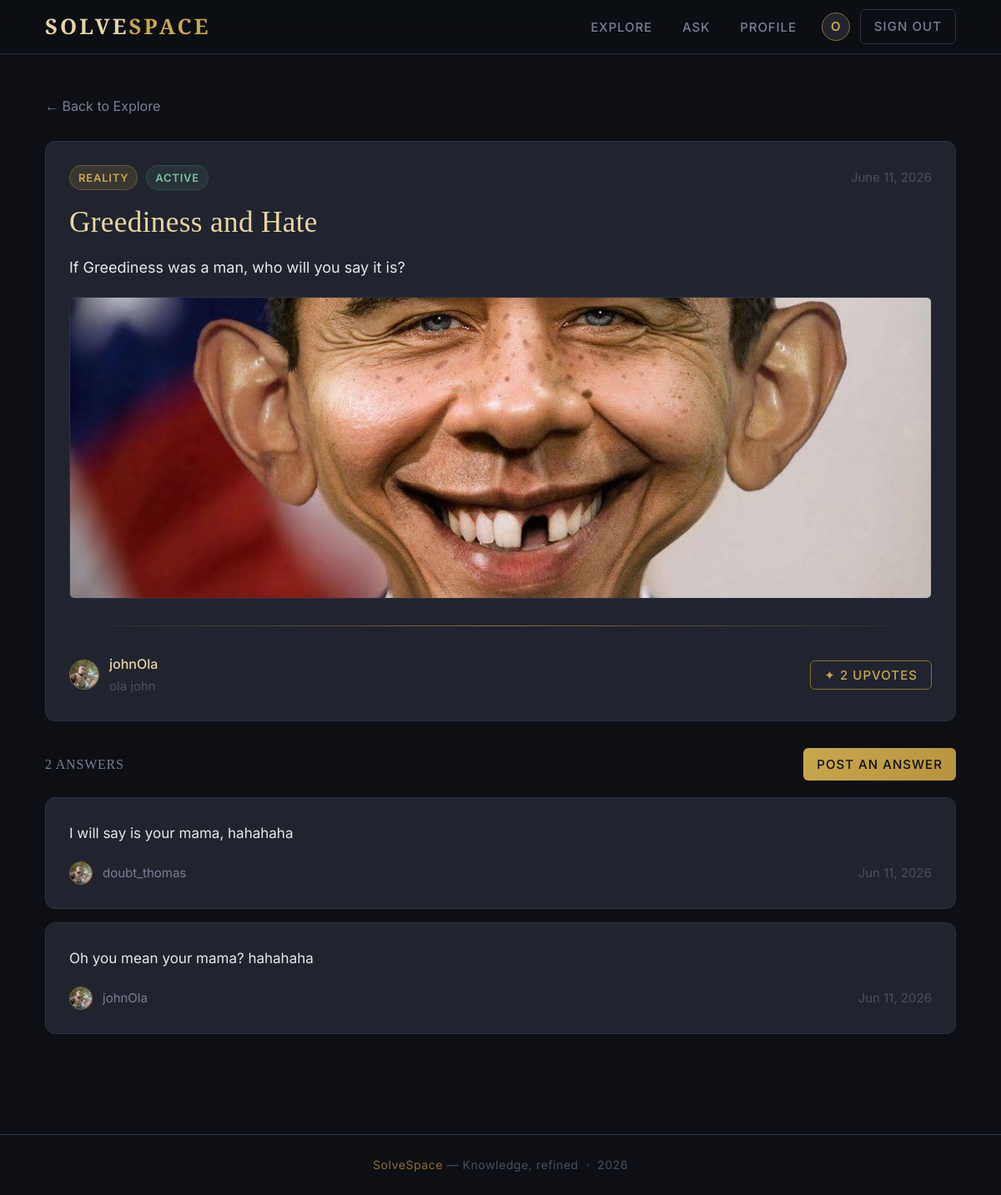
Screenshot of /questions/questions/details/greediness-and-hate/ (signed in) with the database file from the repository.
### questions/models.py (models this page shows, shortened)
class Question(models.Model):
    author = models.ForeignKey(User, on_delete=models.CASCADE, related_name='questions')
    slug = models.SlugField(max_length=250)
    topic = models.CharField(max_length=300)
    the_question = models.TextField()
    image = models.ImageField(upload_to='questions/', null=True, blank=True)
    question_type = models.CharField(max_length=50, choices=TYPES_CHOICE, default='reality')
    status = models.CharField(max_length=50, choices=STATUS_CHECK, default='active')
    created_at = models.DateTimeField(auto_now_add=True)
    updated_at = models.DateTimeField(auto_now=True)
    upvotes = models.ManyToManyField(User, blank=True, related_name='upvoted_questions')

class Answer(models.Model):
    user = models.ForeignKey(User, on_delete=models.CASCADE, related_name='answers')
    question = models.ForeignKey(Question, on_delete=models.CASCADE, related_name='answers')
    answer = models.TextField()
    created_at = models.DateTimeField(auto_now_add=True)
    upvotes = models.ManyToManyField(User, blank=True, related_name='upvoted_answers')

### users/models.py (models this page shows, shortened)
class User(models.Model):
    full_name = models.CharField(max_length=100)
    username = models.CharField(max_length=50, unique=True)
    profile_pic = models.ImageField(upload_to='profile/')
    email = models.EmailField(max_length=100, unique=True)
    address = models.CharField(max_length=300, blank=True)
    bio = models.TextField(blank=True)
    password = models.CharField(max_length=50)
    created_at = models.DateTimeField(auto_now_add=True)
    last_login = models.DateTimeField(null=True, blank=True)

### users/decorators.py (the view)
    def wrapper(request, *args, **kwargs):
        if not request.session.get('user_id'):
            messages.error(
                request, 'Please kindly login'
            )
            return redirect('login')
        return view_func(request, *args, **kwargs)

### questions/views.py (called while the page is built)
@login_required
def question_details(request, slug):
    question = get_object_or_404(
        Question,
        slug=slug
    )
    answers = question.answers.all()
    context = {
        'question': question,
        'answers': answers,
    }
    return render(
        request,
        'question_details.html',
        context
    )

### templates/question_details.html (shortened to what this page needs)
{% extends 'base.html' %}
{% block content %}
<a href="{% url 'dashboard' %}" class="text-sm text-muted" style="display:inline-flex; align-items:center; gap:6px; margin-bottom:28px;">
  ← Back to Explore
</a>
<div class="card" style="margin-bottom:32px;">
  <div class="flex-between" style="margin-bottom:18px;">
    <div class="flex-gap flex-wrap">
      <span class="badge badge-gold">{{ question.question_type }}</span>
      <span class="badge {% if question.status == 'active' %}badge-active{% else %}badge-closed{% endif %}">
        {{ question.status }}
      </span>
    </div>
    <span class="text-xs text-faint">{{ question.created_at|date:"F j, Y" }}</span>
  </div>
  <h2 style="margin-bottom:16px;">{{ question.topic }}</h2>
  <p style="color:var(--text); line-height:1.75; font-size:18px; margin-bottom:20px;">
    {{ question.the_question }}
  </p>
  {% if question.image %}
  <div style="margin-bottom:20px; border-radius:var(--radius); overflow:hidden; border:1px solid var(--border);">
    <img src="{{ question.image.url }}" alt="Question image" style="width:100%; max-height:360px; object-fit:cover; display:block;">
  </div>
  {% endif %}
  <hr class="gold-divider">
  <div class="flex-between">
    <div class="flex-gap">
      {% if question.author.profile_pic %}
        <img src="{{ question.author.profile_pic.url }}" alt="avatar"
             style="width:36px; height:36px; border-radius:50%; border:1.5px solid var(--gold-dim); object-fit:cover;">
      {% else %}
        <div style="width:36px; height:36px; border-radius:50%; background:var(--surface);
                    border:1.5px solid var(--gold-dim); display:flex; align-items:center; justify-content:center;
                    font-size:14px; font-weight:600; color:var(--gold);">
          {{ question.author.username|slice:":1"|upper }}
        </div>
      {% endif %}
      <div>
        <div class="text-sm" style="color:var(--gold-light); font-weight:500;">{{ question.author.username }}</div>
        <div class="text-xs text-faint">{{ question.author.full_name }}</div>
      </div>
    </div>
    <div class="flex-gap flex-wrap" style="justify-content:flex-end;">
      <form method="POST" action="{% url 'question_upvotes' question.slug %}">
        <button type="submit" class="btn btn-outline btn-sm">
          ✦ {{ question.upvotes.count }} upvote{{ question.upvotes.count|pluralize }}
        </button>
      </form>
    </div>
  </div>
</div>
<div class="flex-between" style="margin-bottom:20px;">
  <h3 style="color:var(--text-muted); font-size:1rem; font-weight:500; letter-spacing:0.05em; text-transform:uppercase;">
    {{ answers.count }} Answer{{ answers.count|pluralize }}
  </h3>
  {% if question.status == 'active' %}
    <a href="{% url 'post_answer' question.slug %}" class="btn btn-primary btn-sm">Post an answer</a>
  {% else %}
    <span class="text-xs text-faint">Closed — no new answers</span>
  {% endif %}
</div>
{% if answers %}
  <div style="display:flex; flex-direction:column; gap:16px; margin-bottom:40px;">
    {% for answer in answers %}
    <div class="card">
      <p style="color:var(--text); line-height:1.75; margin-bottom:18px;">
        {{ answer.answer }}
      </p>
      <div class="flex-between">
        <div class="flex-gap">
          {% if answer.user.profile_pic %}
            <img src="{{ answer.user.profile_pic.url }}" alt="avatar"
                 style="width:28px; height:28px; border-radius:50%; border:1px solid var(--gold-dim); object-fit:cover;">
          {% else %}
            <div style="width:28px; height:28px; border-radius:50%; background:var(--surface);
                        border:1px solid var(--gold-dim); display:flex; align-items:center; justify-content:center;
                        font-size:11px; font-weight:600; color:var(--gold);">
              {{ answer.user.username|slice:":1"|upper }}
            </div>
          {% endif %}
          <span class="text-xs text-muted">{{ answer.user.username }}</span>
        </div>
        <span class="text-xs text-faint">{{ answer.created_at|date:"M j, Y" }}</span>
      </div>
    </div>
    {% endfor %}
  </div>
{% endif %}
{% endblock %}

### templates/base.html (style rules this page uses)
:root { --void: #0d0f14; --surface: #1a1d26; --card: #21242f; --card-hover: #272b38; --border: #2e3244; --gold: #c9a84c; --gold-light: #e8d5a3; --gold-dim: #8a6f30; --gold-glow: rgba(201, 168, 76, 0.15); --text: #e8e8ec; --text-muted: #7a7f96; --text-faint: #4a4f64; --danger: #c0574a; --success: #4a8c6a; --radius: 6px; --radius-lg: 12px; }
*, *::before, *::after { box-sizing: border-box; margin: 0; padding: 0; }
html { scroll-behavior: smooth; }
body { background: var(--void); color: var(--text); font-family: "Inter", sans-serif; font-size: 17px; line-height: 1.7; min-height: 100vh; display: flex; flex-direction: column; }
h1, h2, h3, h4 { font-family: "Cormorant Garamond", serif; font-weight: 500; line-height: 1.2; color: var(--gold-light); letter-spacing: 0.01em; }
h2 { font-size: clamp(1.5rem, 3vw, 2.2rem); }
h3 { font-size: 1.4rem; }
p { color: var(--text); }
a { color: var(--gold); text-decoration: none; transition: color 0.2s; }
.gold-divider { height: 1px; background: linear-gradient( 90deg, transparent, var(--gold-dim), transparent ); border: none; margin: 32px 0; }
.card { background: var(--card); border: 1px solid var(--border); border-radius: var(--radius-lg); padding: 28px; transition: border-color 0.25s, box-shadow 0.25s, transform 0.2s; position: relative; }
.card::before { content: ""; position: absolute; left: 0; top: 12px; bottom: 12px; width: 2px; background: linear-gradient( 180deg, transparent, var(--gold), transparent ); border-radius: 0 2px 2px 0; opacity: 0; transition: opacity 0.3s; }
.btn { display: inline-flex; align-items: center; gap: 8px; padding: 10px 24px; font-family: "Inter", sans-serif; font-size: 15px; font-weight: 500; letter-spacing: 0.07em; text-transform: uppercase; border-radius: var(--radius); border: none; cursor: pointer; transition: all 0.2s; text-decoration: none; }
.btn-primary { background: linear-gradient(135deg, var(--gold), #b8923e); color: var(--void); }
.btn-outline { background: transparent; color: var(--gold); border: 1px solid var(--gold-dim); }
.btn-sm { padding: 7px 16px; font-size: 15px; }
.badge { display: inline-block; padding: 3px 10px; font-size: 13px; font-weight: 600; letter-spacing: 0.06em; text-transform: uppercase; border-radius: 20px; }
.badge-gold { background: rgba(201, 168, 76, 0.15); color: var(--gold); border: 1px solid rgba(201, 168, 76, 0.3); }
.badge-active { background: rgba(74, 140, 106, 0.15); color: #7ac4a0; border: 1px solid rgba(74, 140, 106, 0.3); }
.flex-between { display: flex; align-items: center; justify-content: space-between; }
.flex-gap { display: flex; align-items: center; gap: 12px; }
.flex-wrap { display: flex; flex-wrap: wrap; gap: 10px; }
.text-muted { color: var(--text-muted); }
.text-faint { color: var(--text-faint); }
.text-sm { font-size: 16px; }
.text-xs { font-size: 15px; }

### rows the page displays
Question: question_type "REALITY", status "ACTIVE", created_at "June 11, 2026", topic "Greediness and Hate", the_question "If Greediness was a man, who will you say it is?", image (picture), author.profile_pic (picture), author.username "johnOla", author.full_name "ola john", upvotes.count "2", count "2"
Answer: answer "I will say is your mama, hahahaha", user.profile_pic (picture), user.username "doubt_thomas", created_at "Jun 11, 2026"
Answer: answer "Oh you mean your mama? hahahaha", user.profile_pic (picture), user.username "johnOla", created_at "Jun 11, 2026"

### other values shown
{{ request.session.username|slice:":1"|upper }} "O"
